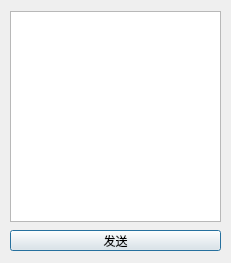
<?xml version="1.0" encoding="UTF-8"?>
<ui version="4.0">
 <class>Dialog_SelectClient</class>
 <widget class="QDialog" name="Dialog_SelectClient">
  <property name="geometry">
   <rect>
    <x>0</x>
    <y>0</y>
    <width>231</width>
    <height>263</height>
   </rect>
  </property>
  <property name="windowTitle">
   <string>请选择要发送到的客户端</string>
  </property>
  <widget class="QPushButton" name="btn_send">
   <property name="geometry">
    <rect>
     <x>10</x>
     <y>230</y>
     <width>211</width>
     <height>21</height>
    </rect>
   </property>
   <property name="text">
    <string>发送</string>
   </property>
  </widget>
  <widget class="QListWidget" name="list_client">
   <property name="geometry">
    <rect>
     <x>10</x>
     <y>11</y>
     <width>211</width>
     <height>211</height>
    </rect>
   </property>
  </widget>
 </widget>
 <resources/>
 <connections/>
</ui>
